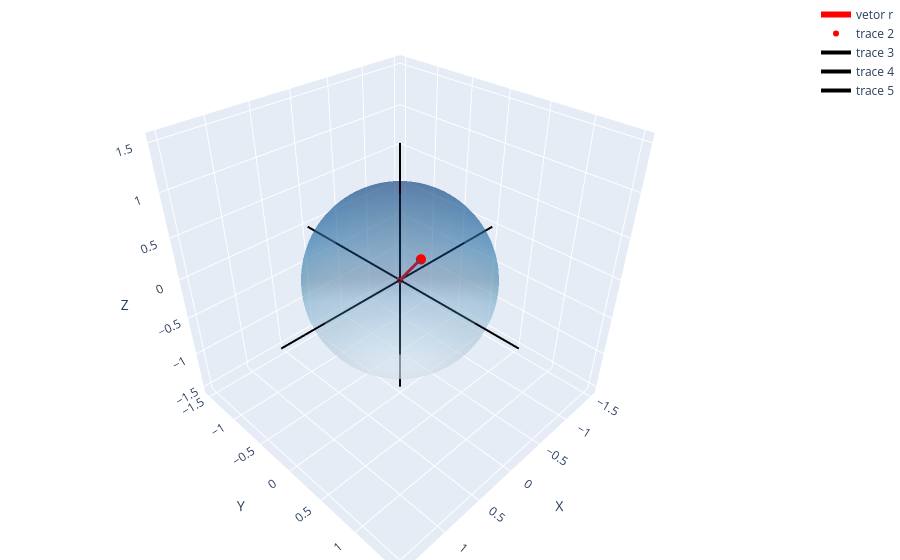

Here is the notebook cell this chart was saved with:
### Markdown cell above
::: {.callout-tip appearance="simple"}
Prefere rodar tudo num notebook em vez de acompanhar pelo site? [![Open In Colab](https://colab.research.google.com/assets/colab-badge.svg)](https://colab.research.google.com/github/ftl-brazil-2026/ebook/blob/main/fundamentals_gis_rs/week1/AUX_week1.ipynb) abre o `AUX_week1.ipynb` -- todo o conteúdo (texto e código) da Semana 1 num único notebook.
:::

## Qual o nosso sistema de referência? Todos os pontos precisam de contexto?

Uma ponto coordenada como `(-27, -48)` não significa nada sozinho. Precisamos saber se estamos falando de graus ou metros, a qual sistema de coordenadas esse ponto se refere? E podemos mergulhar mais a fundo sobre qual o elipsoide estamos usando?

### Motivação

- Como localizar objetos na Terra?
- Onde definimos o centro de um eixo?
- O que define norte e sul?

::: {.callout-tip appearance="simple"}
Assim como "10" não quer dizer nada sem uma unidade (10 metros? 10 reais? 10 graus?), uma coordenada não quer dizer nada sem um **Sistema de Referência de Coordenadas** (CRS). O contexto serve para definir a origem, a unidade e o modelo da Terra utilizado em nossa representação.
:::

## A Terra não é uma esfera perfeita

![Imagem recente do planeta Terra capturada pela última missão Artemis II. Fonte: Artemis II. NASA. 02-04-2026.](images/artemis2.jpg){fig-align="center"}

Um sistema de coordenadas (CRS) define como as representações gráficas nas ferramentas GIS estão localizadas e posicionadas no planeta Terra. Portanto, se partimos da presunção de que a Terra é uma esfera perfeita, poderíamos correlacionar esse ponto com a perspectiva de um ponto tangenciando uma esfera.

### Code cell
import numpy as np
import plotly.graph_objects as go

R = 1.0

theta = np.pi / 4
phi = np.pi / 3

x0 = R * np.sin(theta) * np.cos(phi)
y0 = R * np.sin(theta) * np.sin(phi)
z0 = R * np.cos(theta)

u = np.linspace(0, 2*np.pi, 80)
v = np.linspace(0, np.pi, 80)

x = R * np.outer(np.cos(u), np.sin(v))
y = R * np.outer(np.sin(u), np.sin(v))
z = R * np.outer(np.ones_like(u), np.cos(v))

sphere = go.Surface(
    x=x, y=y, z=z,
    opacity=0.4,
    colorscale="Blues",
    showscale=False
)

vector = go.Scatter3d(
    x=[0, x0],
    y=[0, y0],
    z=[0, z0],
    mode="lines+markers",
    line=dict(color="red", width=6),
    marker=dict(size=4),
    name="vetor r"
)

point = go.Scatter3d(
    x=[x0],
    y=[y0],
    z=[z0],
    mode="markers",
    marker=dict(size=6, color="red"),
)

L = 1.5 * R

axes = [
    go.Scatter3d(x=[-L, L], y=[0, 0], z=[0, 0],
                 mode="lines", line=dict(color="black", width=4)),
    go.Scatter3d(x=[0, 0], y=[-L, L], z=[0, 0],
                 mode="lines", line=dict(color="black", width=4)),
    go.Scatter3d(x=[0, 0], y=[0, 0], z=[-L, L],
                 mode="lines", line=dict(color="black", width=4)),
]

layout = go.Layout(
    scene=dict(
        xaxis=dict(title="X", showbackground=True),
        yaxis=dict(title="Y", showbackground=True),
        zaxis=dict(title="Z", showbackground=True),
        aspectmode="cube"
    ),
    margin=dict(l=0, r=0, b=0, t=0)
)

fig = go.Figure(data=[sphere, vector, point] + axes, layout=layout)
fig.show()

### Figure 1 — Plotly figure (JSON) as saved in the notebook; plotly's stock layout.template omitted (floating-point values rounded to 4 significant figures; data arrays with more than 128 entries replaced by an {"elided": "..."} marker saying what was removed)
{"data": [{"colorscale": [[0, "rgb(247,251,255)"], [0.125, "rgb(222,235,247)"], [0.25, "rgb(198,219,239)"], [0.375, "rgb(158,202,225)"], [0.5, "rgb(107,174,214)"], [0.625, "rgb(66,146,198)"], [0.75, "rgb(33,113,181)"], [0.875, "rgb(8,81,156)"], [1, "rgb(8,48,107)"]], "opacity": 0.4, "showscale": false, "type": "surface", "x": {"elided": "80x80 float values"}, "y": {"elided": "80x80 float values"}, "z": {"elided": "80x80 float values"}}, {"line": {"color": "red", "width": 6}, "marker": {"size": 4}, "mode": "lines+markers", "name": "vetor r", "type": "scatter3d", "x": [0, 0.3536], "y": [0, 0.6124], "z": [0, 0.7071]}, {"marker": {"color": "red", "size": 6}, "mode": "markers", "type": "scatter3d", "x": [0.3536], "y": [0.6124], "z": [0.7071]}, {"line": {"color": "black", "width": 4}, "mode": "lines", "type": "scatter3d", "x": [-1.5, 1.5], "y": [0, 0], "z": [0, 0]}, {"line": {"color": "black", "width": 4}, "mode": "lines", "type": "scatter3d", "x": [0, 0], "y": [-1.5, 1.5], "z": [0, 0]}, {"line": {"color": "black", "width": 4}, "mode": "lines", "type": "scatter3d", "x": [0, 0], "y": [0, 0], "z": [-1.5, 1.5]}], "layout": {"margin": {"b": 0, "l": 0, "r": 0, "t": 0}, "scene": {"aspectmode": "cube", "xaxis": {"showbackground": true, "title": {"text": "X"}}, "yaxis": {"showbackground": true, "title": {"text": "Y"}}, "zaxis": {"showbackground": true, "title": {"text": "Z"}}}}}
